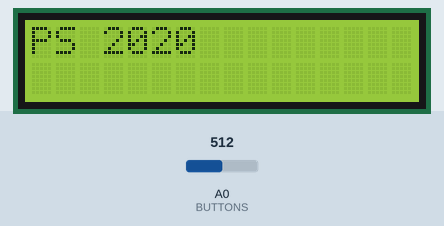
Simulated run of this sketch. Board: Arduino Uno, built with avr-gcc and run on an emulated ATmega328P. Parts: 16×2 character LCD. Inputs (shaded band) come from the test bench; at power-on: A0 (BUTTONS) = 512. What the sketch prints to the serial monitor is not drawn.

Above: at 1.2 s.
1.3 s: A0 (BUTTONS) set to 210
3.2 s: A0 (BUTTONS) set to 184
At 6.4 s:
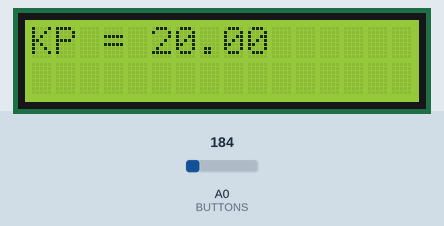
At 7.2 s:
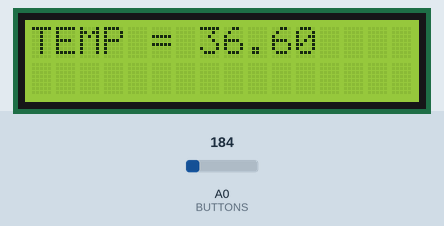
7.3 s: A0 (BUTTONS) set to 50
At 8.8 s:
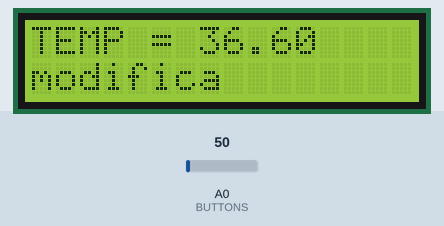
Timing chart, 0 to 10.3 s (numbered marks = the images above; inputs shaded):
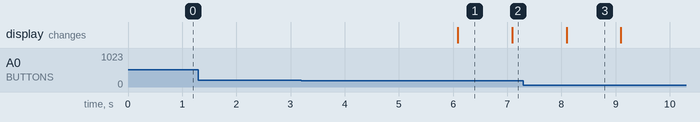

Measured:
- the behaviour switches between 200 and 199 on A0 (BUTTONS) (found by bisection; images 0 and 1)
- after the input at 1.3 s, every drawn part: stays the same
- after the input at 3.2 s, the display: changes after 2.9 s (image 1)
- after the input at 7.3 s, the display: changes after 0.80 s (image 3)
- what the display in image 1 shows lasts 1.0 s, from 6.1 s to 7.1 s

The sketch:

Tema3_Carnat_Luisa-Patricia_gr2.2.ino
```cpp
#include <LiquidCrystal.h>
#define BUTTONS A0

LiquidCrystal lcd( 8, 9, 4, 5, 6, 7);

enum Buttons {
  EV_OK,
  EV_CANCEL,
  EV_NEXT,
  EV_PREV,
  EV_NONE,
  EV_MAX_NUM
};

enum Menus {
  MENU_MAIN = 0,
  MENU_KP,
  MENU_TEMP,
  MENU_MAX_NUM
};
double temp = 36.6;
double kp = 20;
float temp_q = 0;
Menus scroll_menu = MENU_MAIN;
Menus current_menu =  MENU_MAIN;

void state_machine(enum Menus menu, enum Buttons button);
Buttons GetButtons(void);
void print_menu(enum Menus menu);

typedef void (state_machine_handler_t)(void);

void print_menu(enum Menus menu)
{
  lcd.clear();
  switch(menu)
  {
    case MENU_KP:
      lcd.print("KP = ");
      lcd.print(kp);
      break;
    case MENU_TEMP:
      lcd.print("TEMP = ");
      lcd.print(temp);
      break;
    case MENU_MAIN:
    default:
      lcd.print("PS 2020");
      break;
  }
  if(current_menu != MENU_MAIN)
  {
    lcd.setCursor(0,1);
    lcd.print("modifica");
  }
}

void enter_menu(void)
{
  current_menu = scroll_menu;
}

void go_home(void)
{
  scroll_menu = MENU_MAIN;
  current_menu = scroll_menu;
}

void go_next(void)
{
  scroll_menu = (Menus) ((int)scroll_menu + 1);
  scroll_menu = (Menus) ((int)scroll_menu % MENU_MAX_NUM);
}

void go_prev(void)
{
  scroll_menu = (Menus) ((int)scroll_menu - 1);
  scroll_menu = (Menus) ((int)scroll_menu % MENU_MAX_NUM);
}

void save_kp(void)
{
}

void inc_kp(void)
{
  kp++;
}

void dec_kp(void)
{
  kp--;
}

void save_temp(void)
{
}

void inc_temp(void)
{
  temp++;
}

void dec_temp(void)
{
  temp--;
}


state_machine_handler_t* sm[MENU_MAX_NUM][EV_MAX_NUM] =
{ //events: OK , CANCEL , NEXT, PREV
  {enter_menu, go_home, go_next, go_prev},  // MENU_MAIN
  {go_home, go_home, inc_kp, dec_kp},       // MENU_KP
  {go_home, go_home, inc_temp, dec_temp},   // MENU_TEMP
};

void state_machine(enum Menus menu, enum Buttons button)
{
  sm[menu][button]();
}

Buttons GetButtons(void)
{
  int x;
  x=analogRead(BUTTONS);
  enum Buttons ret_val = EV_NONE;
  if (x<60)
  {
    ret_val = EV_OK;
  }
  else if (x<200)
  {
    ret_val = EV_NEXT;
  }
  else if (x<400)
  {
    ret_val = EV_PREV;
  }
  else if (x<600)
  {
    ret_val = EV_CANCEL;
  }
  Serial.print(ret_val);
  return ret_val;
}

void setup()
{
  Serial.begin(9600);
  lcd.begin(16,2);

}
void loop()
{
volatile Buttons event = GetButtons();
  if (event != EV_NONE)
  {
    state_machine(current_menu, event);
  }
    print_menu(scroll_menu);
    delay(1000);
}
```
